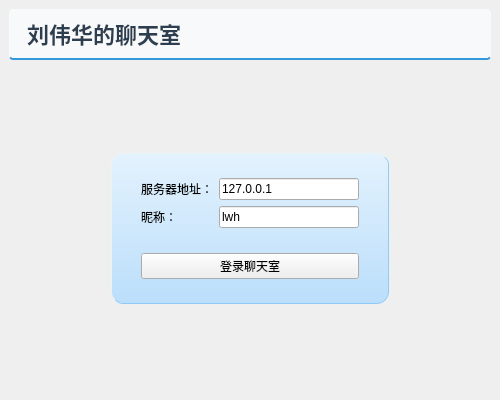
<?xml version="1.0" encoding="UTF-8"?>
<ui version="4.0">
 <class>MainWindow</class>
 <widget class="QMainWindow" name="MainWindow">
  <property name="geometry">
   <rect>
    <x>0</x>
    <y>0</y>
    <width>500</width>
    <height>400</height>
   </rect>
  </property>
  <property name="minimumSize">
   <size>
    <width>500</width>
    <height>400</height>
   </size>
  </property>
  <property name="windowTitle">
   <string>聊天室客户端</string>
  </property>
  <property name="styleSheet">
   <string notr="true">/* 标题样式：Qt兼容版，更醒目且有层次感 */
#titleLabel {
    background: #f8f9fa; /* 浅灰背景更柔和 */
    color: #2c3e50; /* 深灰文字更高级 */
    font-size: 22px;
    font-weight: 600; /* 加粗突出标题 */
    border: none;
    border-bottom: 2px solid #3498db; /* 蓝色下边框更亮眼 */
    padding: 8px 12px;
    border-radius: 4px 4px 0 0; /* 顶部圆角 */
}

/* 主框架：Qt兼容版，简洁舒适 */
#mainFrame {
    border: none;
    background: #f5f7fa; /* 淡蓝灰背景更舒适 */
    padding: 10px; /* 内边距避免内容贴边 */
    border-radius: 6px; /* 整体圆角 */
}

/* 登录框：Qt兼容版，渐变+精致边框 */
#loginFram {
    /* Qt支持的线性渐变，更清新的浅蓝调 */
    background: qlineargradient(x1:0, y1:0, x2:0, y2:1, stop:0 #e3f2fd, stop:1 #bbdefb);
    /* 双层边框模拟阴影效果，Qt兼容 */
    border: 1px solid #90caf9; 
    border-top: 1px solid #e8f4f8;
    border-left: 1px solid #e8f4f8;
    padding: 15px 20px; /* 增加内边距更宽松 */
    border-radius: 12px; /* 更圆润的边角 */
}</string>
  </property>
  <widget class="QWidget" name="centralwidget">
   <layout class="QGridLayout" name="gridLayout_2">
    <item row="1" column="0">
     <widget class="QStackedWidget" name="stackedWidget">
      <property name="currentIndex">
       <number>0</number>
      </property>
      <widget class="QWidget" name="loginPage">
       <layout class="QGridLayout" name="gridLayout">
        <item row="2" column="1">
         <spacer name="verticalSpacer_3">
          <property name="orientation">
           <enum>Qt::Orientation::Vertical</enum>
          </property>
          <property name="sizeHint" stdset="0">
           <size>
            <width>20</width>
            <height>14</height>
           </size>
          </property>
         </spacer>
        </item>
        <item row="1" column="0">
         <spacer name="horizontalSpacer">
          <property name="orientation">
           <enum>Qt::Orientation::Horizontal</enum>
          </property>
          <property name="sizeHint" stdset="0">
           <size>
            <width>31</width>
            <height>20</height>
           </size>
          </property>
         </spacer>
        </item>
        <item row="0" column="1">
         <spacer name="verticalSpacer_2">
          <property name="orientation">
           <enum>Qt::Orientation::Vertical</enum>
          </property>
          <property name="sizeHint" stdset="0">
           <size>
            <width>20</width>
            <height>14</height>
           </size>
          </property>
         </spacer>
        </item>
        <item row="1" column="2">
         <spacer name="horizontalSpacer_2">
          <property name="orientation">
           <enum>Qt::Orientation::Horizontal</enum>
          </property>
          <property name="sizeHint" stdset="0">
           <size>
            <width>30</width>
            <height>20</height>
           </size>
          </property>
         </spacer>
        </item>
        <item row="1" column="1">
         <widget class="QFrame" name="loginFram">
          <property name="minimumSize">
           <size>
            <width>0</width>
            <height>0</height>
           </size>
          </property>
          <property name="frameShape">
           <enum>QFrame::Shape::StyledPanel</enum>
          </property>
          <property name="frameShadow">
           <enum>QFrame::Shadow::Raised</enum>
          </property>
          <layout class="QVBoxLayout" name="verticalLayout_3">
           <item>
            <layout class="QVBoxLayout" name="verticalLayout_2">
             <item>
              <layout class="QHBoxLayout" name="horizontalLayout">
               <item>
                <widget class="QLabel" name="label_2">
                 <property name="text">
                  <string>服务器地址：</string>
                 </property>
                </widget>
               </item>
               <item>
                <widget class="QLineEdit" name="serverEdit">
                 <property name="minimumSize">
                  <size>
                   <width>140</width>
                   <height>0</height>
                  </size>
                 </property>
                 <property name="maximumSize">
                  <size>
                   <width>140</width>
                   <height>16777215</height>
                  </size>
                 </property>
                 <property name="text">
                  <string>127.0.0.1</string>
                 </property>
                </widget>
               </item>
              </layout>
             </item>
             <item>
              <layout class="QHBoxLayout" name="horizontalLayout_2">
               <item>
                <widget class="QLabel" name="label_3">
                 <property name="text">
                  <string>昵称：</string>
                 </property>
                </widget>
               </item>
               <item>
                <widget class="QLineEdit" name="usernameEdit">
                 <property name="minimumSize">
                  <size>
                   <width>140</width>
                   <height>0</height>
                  </size>
                 </property>
                 <property name="maximumSize">
                  <size>
                   <width>140</width>
                   <height>16777215</height>
                  </size>
                 </property>
                 <property name="text">
                  <string>lwh</string>
                 </property>
                </widget>
               </item>
              </layout>
             </item>
            </layout>
           </item>
           <item>
            <spacer name="verticalSpacer">
             <property name="orientation">
              <enum>Qt::Orientation::Vertical</enum>
             </property>
             <property name="sizeHint" stdset="0">
              <size>
               <width>10</width>
               <height>19</height>
              </size>
             </property>
            </spacer>
           </item>
           <item>
            <widget class="QPushButton" name="loginButton">
             <property name="text">
              <string>登录聊天室</string>
             </property>
            </widget>
           </item>
          </layout>
         </widget>
        </item>
       </layout>
      </widget>
      <widget class="QWidget" name="chatPage">
       <layout class="QVBoxLayout" name="verticalLayout">
        <item>
         <layout class="QHBoxLayout" name="horizontalLayout_3">
          <item>
           <widget class="QTextEdit" name="roomTextEdit"/>
          </item>
          <item>
           <widget class="QListWidget" name="userListWidget">
            <property name="maximumSize">
             <size>
              <width>120</width>
              <height>16777215</height>
             </size>
            </property>
           </widget>
          </item>
         </layout>
        </item>
        <item>
         <layout class="QHBoxLayout" name="horizontalLayout_4">
          <item>
           <widget class="QLineEdit" name="sayLineEdit"/>
          </item>
          <item>
           <widget class="QPushButton" name="sayButton">
            <property name="text">
             <string>发送</string>
            </property>
           </widget>
          </item>
          <item>
           <widget class="QPushButton" name="logoutButton">
            <property name="text">
             <string>退出</string>
            </property>
           </widget>
          </item>
         </layout>
        </item>
       </layout>
      </widget>
     </widget>
    </item>
    <item row="0" column="0">
     <widget class="QLabel" name="titleLabel">
      <property name="text">
       <string>刘伟华的聊天室</string>
      </property>
     </widget>
    </item>
   </layout>
  </widget>
 </widget>
 <resources/>
 <connections/>
</ui>
